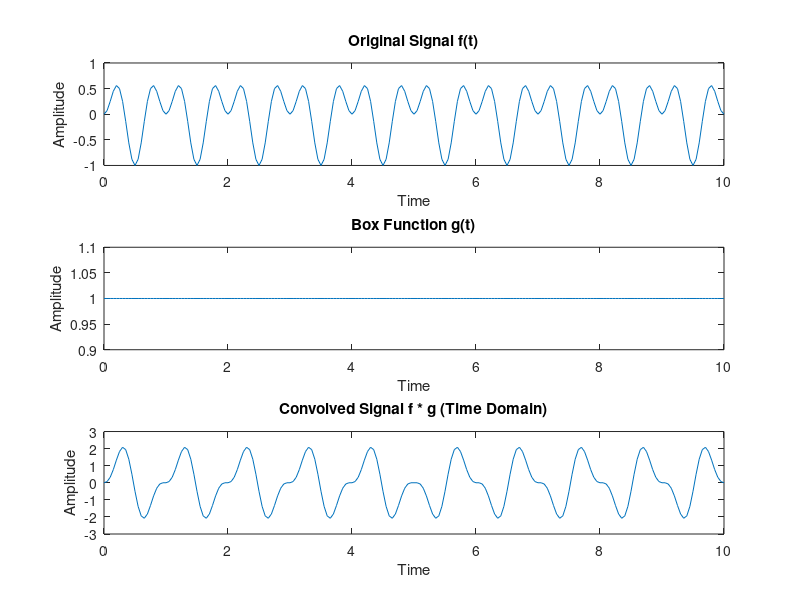
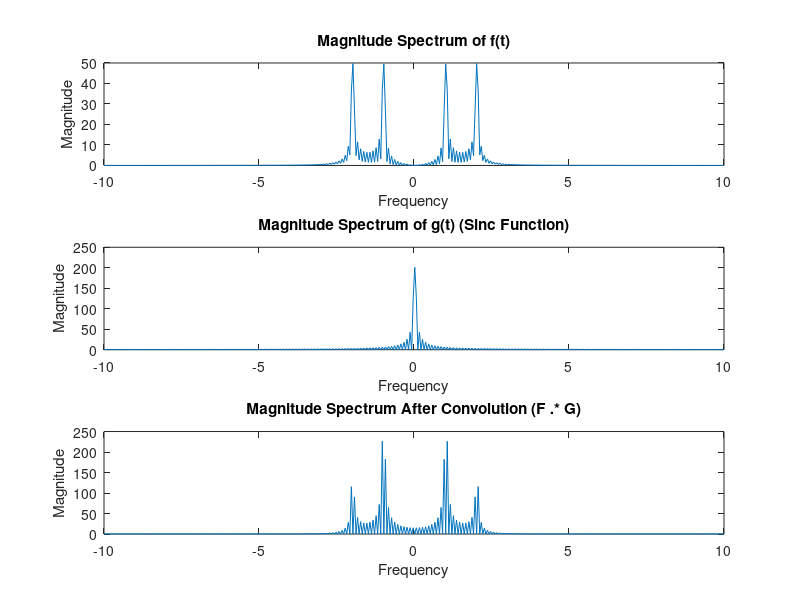
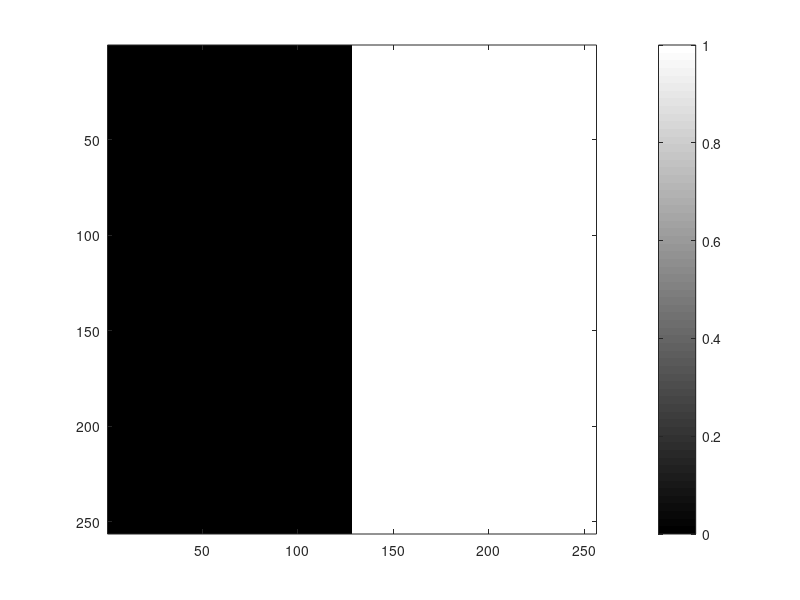
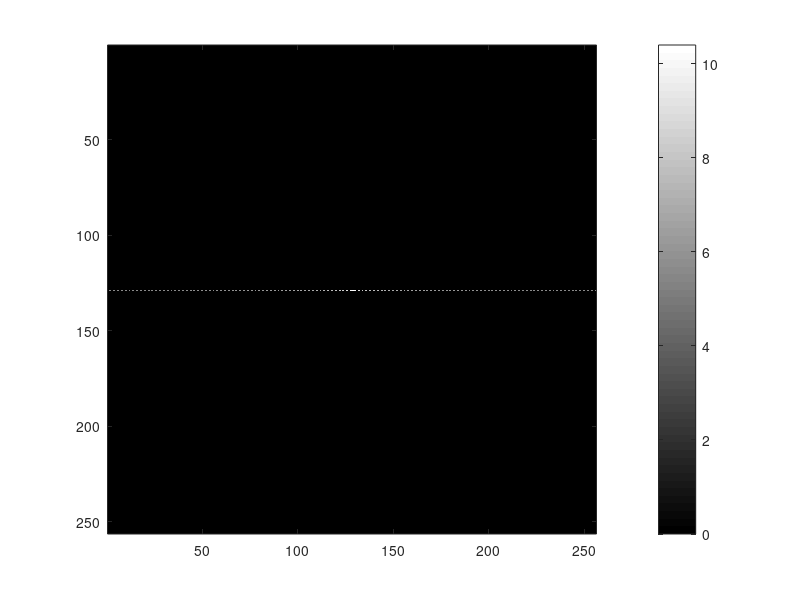

Write the MATLAB code that produced these figures, in order. (Note: this script raises an error after producing the figures.)

% Question No 1: What did you expect to observe based on the convolution
% theorem?
% Define time and signals
t = 0:0.05:10;
f = sin(pi*t) .* sin(3*pi*t); % Modulated sinusoid
g = ones(1,length(t)); % Box function (moving average filter)
% Perform Convolution in Time Domain
fgc = conv(f, g, 'same'); 
% Compute Fourier Transforms
N = length(f) + length(g); % Define zero-padded FFT length
F = fft(f, N);
G = fft(g, N);
FG = F .* G; % Convolution Theorem (Multiplication in Frequency Domain)
fgc2 = ifft(FG); % Inverse FFT to get time-domain convolution
% Shifted FFT for Visualization
F_shift = fftshift(F);
G_shift = fftshift(G);
FG_shift = fftshift(FG);
% Frequency Axis
fs = 1 / (t(2) - t(1)); % Sampling frequency
f_axis = linspace(-fs/2, fs/2, N);
% Plot Time Domain Signals
figure;
subplot(3,1,1), plot(t, f), title('Original Signal f(t)'), xlabel('Time'), ylabel('Amplitude');
subplot(3,1,2), plot(t, g), title('Box Function g(t)'), xlabel('Time'), ylabel('Amplitude');
subplot(3,1,3), plot(t, fgc), title('Convolved Signal f * g (Time Domain)'), xlabel('Time'), ylabel('Amplitude');
% Plot Frequency Response
figure;
subplot(3,1,1), plot(f_axis, abs(F_shift)), title('Magnitude Spectrum of f(t)'), xlabel('Frequency'), ylabel('Magnitude');
subplot(3,1,2), plot(f_axis, abs(G_shift)), title('Magnitude Spectrum of g(t) (Sinc Function)'), xlabel('Frequency'), ylabel('Magnitude');
subplot(3,1,3), plot(f_axis, abs(FG_shift)), title('Magnitude Spectrum After Convolution (F .* G)'), xlabel('Frequency'), ylabel('Magnitude');
% Compute Error Between Methods
error_value = sum(abs(fgc(1:length(t)) - real(fgc2(1:length(t)))));
disp(['Error between time and frequency domain convolution: ', num2str(error_value)]);
% Question 2: Explain the steps in above process. Rotate square by 45
% degrees and calculate 2-D FFT. Identify and explain the effect of rotation on
% the spectrum and phase.
% Step 1: Create Binary Image (Half Black, Half White)
a = [zeros(256,128) ones(256,128)];
figure, imagesc(a), axis image, colormap gray, colorbar
% Compute and Visualize Fourier Transform
af = fftshift(fft2(a)); 
figure, imagesc(log(1+abs(af))), axis image, colormap gray, colorbar
figure, imagesc(angle(af)), axis image, colormap gray, colorbar
% Step 2: Create and Visualize a Square
[x,y] = meshgrid(1:256,1:256);
a = zeros(256,256);
a(78:178,78:178) = 1;
figure, imagesc(a), colormap gray, colorbar
% Compute and Visualize FFT of Square
af = fftshift(fft2(a));
figure, imagesc(log(1+abs(af))), axis image, colormap gray, colorbar
figure, imagesc(angle(af)), axis image, colormap gray, colorbar
% Step 3: Create and Visualize a Diamond Shape
b = (x+y<329) & (x+y>182) & (x-y>-67) & (x-y<73);
figure, imagesc(b), colormap gray, colorbar
% Compute and Visualize FFT of Diamond Shape
bf = fftshift(fft2(b));
figure, imagesc(log(1+abs(bf))), axis image, colormap gray, colorbar
figure, imagesc(angle(bf)), axis image, colormap gray, colorbar
% Step 4: Rotate the Diamond by 30 Degrees
c = imrotate(b, 30, 'nearest', 'crop');
figure, imagesc(c), axis image, colormap gray, colorbar
% Compute and Visualize FFT of Rotated Shape
cf = fftshift(fft2(c));
figure, imagesc(log(1+abs(cf))), axis image, colormap gray, colorbar
figure, imagesc(angle(cf)), axis image, colormap gray, colorbar
% Step 5: Rotate the Square by 45 Degrees and Analyze Effect
c_45 = imrotate(a, 45, 'nearest', 'crop');

figure, imagesc(c_45), axis image, colormap gray, colorbar
cf_45 = fftshift(fft2(c_45));
figure, imagesc(log(1+abs(cf_45))), axis image, colormap gray, colorbar
figure, imagesc(angle(cf_45)), axis image, colormap gray, colorbar
% Exercise 3
% Aliasing
A = imread('barbara.tif');
figure, imagesc(A), colormap gray, axis image, colorbar;
[row, col] = size(A);
% Downsampling by pixel replication.
X=1:4:row;
Y=1:4:col;
B = A(X,Y);
figure, imagesc(B), colormap gray, axis image, colorbar;
C = imresize(B, 4, 'nearest');
figure, imagesc(C), colormap gray, axis image, colorbar;
N = 9;
sigma = 1;
for x=1:N, for y=1:N,
h(x,y)=(1/(2*pi*sigma^2))*exp((-1)*((x-(N+1)/2)^2+(y-(N+1)/2)^2)/(2*sigma^2));,
end, end
% Perfrom 2D Correlation using con2 instead of Correlation2D
A2 = conv2(double(A), h, 'same');
B2 = A2(X,Y);
figure, imagesc(B2), colormap gray, axis image, colorbar;
C2 = imresize(B2, 4, 'nearest');
figure, imagesc(C2), colormap gray, axis image, colorbar;
% Downsampling by a factor of 4
X = 1:4:row;
Y = 1:4:col;
B = A(X,Y);
% Downsampling by a factor of 8
X = 1:8:row;
Y = 1:8:col;
B8 = A(X,Y);
figure, imagesc(B8), colormap gray, axis image, colorbar;
% Upsampling by a factor of 8
C8 = imresize(B8, 8, 'nearest');
figure, imagesc (C8), colormap gray, axis image, colorbar;
% Exercise 4: DFT
% Step 1: Read and Display the Test Image
A = imread('barbara.tif');
figure, imagesc(A), colormap gray, axis image, colorbar;
title('Original Image');
% Get Image Dimensions
[row, col] = size(A);
% Step 2: Apply 2-D FFT to Original Image
F = fft2(A);
% Step 3: Display Spectrum using Log Transform
figure, imagesc(log(1+abs(F))), colormap gray, axis image, colorbar;
title('Magnitude Spectrum (Before Shifting)');
% Step 4: Use fftshift to Shift Spectrum
F_shifted = fftshift(F);
% Step 5: Display Shifted Spectrum using Log Transform
figure, imagesc(log(1+abs(F_shifted))), colormap gray, axis image, colorbar;
title('Magnitude Spectrum (After fftshift)');
% Step 6: Multiply Original Image by (-1)^(x+y) to Shift in Spatial Domain
[X, Y] = meshgrid(1:col, 1:row);
A_shifted = double(A) .* (-1).^(X + Y);
% Step 7: Apply 2-D FFT to the Shifted Image
F2 = fft2(A_shifted);
% Step 8: Display Spectrum using Log Transform
figure, imagesc(log(1+abs(F2))), colormap gray, axis image, colorbar;
title('Magnitude Spectrum After Spatial Shift');
% Step 9: Display the Three Spectra as Surfaces
figure;
subplot(1,3,1), mesh(log(1+abs(F))), title('Original Spectrum');
subplot(1,3,2), mesh(log(1+abs(F_shifted))), title('Shifted Spectrum (fftshift)');

